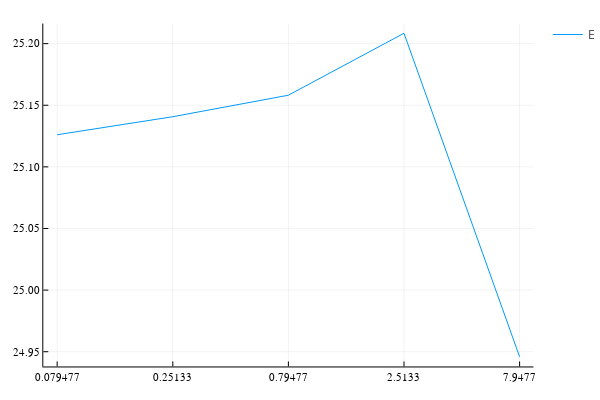

Source (notebook cell):
### Code cell
plot(convert.(Float64, Eˢⁱᵈ[1:5]), label ="E")
xticks!(1:5, γᵗˣᵗ[1:5])

### Figure 1 — Plotly figure (JSON) as saved in the notebook; plotly's stock layout.template omitted (floating-point values rounded to 4 significant figures)
{"data": [{"colorbar": {"title": ""}, "legendgroup": "E", "line": {"color": "rgba(0, 154, 250, 1.000)", "dash": "solid", "shape": "linear", "width": 1}, "mode": "lines", "name": "E", "showlegend": true, "type": "scatter", "x": [1, 2, 3, 4, 5], "xaxis": "x", "y": [25.13, 25.14, 25.16, 25.21, 24.95], "yaxis": "y", "zmax": null, "zmin": null}], "layout": {"annotations": [], "height": 400, "legend_position": {"bgcolor": "rgba(255, 255, 255, 1.000)", "bordercolor": "rgba(0, 0, 0, 1.000)", "borderwidth": 1, "font": {"color": "rgba(0, 0, 0, 1.000)", "family": "sans-serif", "size": 11}, "title": {"font": {"color": "rgba(0, 0, 0, 1.000)", "family": "sans-serif", "size": 15}, "text": ""}, "tracegroupgap": 0, "traceorder": "normal", "x": 1, "xanchor": "auto", "y": 1, "yanchor": "auto"}, "margin": {"b": 20, "l": 0, "r": 0, "t": 20}, "paper_bgcolor": "rgba(255, 255, 255, 1.000)", "plot_bgcolor": "rgba(255, 255, 255, 1.000)", "showlegend": true, "width": 600, "xaxis": {"anchor": "y", "domain": [0.08064, 0.9934], "gridcolor": "rgba(0, 0, 0, 0.100)", "gridwidth": 0.5, "linecolor": "rgba(0, 0, 0, 1.000)", "mirror": false, "range": [0.88, 5.12], "showgrid": true, "showline": true, "showticklabels": true, "tickangle": 0, "tickcolor": "rgb(0, 0, 0)", "tickfont": {"color": "rgba(0, 0, 0, 1.000)", "family": "sans-serif", "size": 11}, "tickmode": "array", "ticks": "inside", "ticktext": ["0.079477", "0.25133", "0.79477", "2.5133", "7.9477"], "tickvals": [1, 2, 3, 4, 5], "title": "", "titlefont": {"color": "rgba(0, 0, 0, 1.000)", "family": "sans-serif", "size": 15}, "type": "-", "visible": true, "zeroline": false, "zerolinecolor": "rgba(0, 0, 0, 1.000)"}, "yaxis": {"anchor": "x", "domain": [0.03762, 0.9902], "gridcolor": "rgba(0, 0, 0, 0.100)", "gridwidth": 0.5, "linecolor": "rgba(0, 0, 0, 1.000)", "mirror": false, "range": [24.94, 25.22], "showgrid": true, "showline": true, "showticklabels": true, "tickangle": 0, "tickcolor": "rgb(0, 0, 0)", "tickfont": {"color": "rgba(0, 0, 0, 1.000)", "family": "sans-serif", "size": 11}, "tickmode": "array", "ticks": "inside", "ticktext": ["24.95", "25.00", "25.05", "25.10", "25.15", "25.20"], "tickvals": [24.95, 25, 25.05, 25.1, 25.15, 25.2], "title": "", "titlefont": {"color": "rgba(0, 0, 0, 1.000)", "family": "sans-serif", "size": 15}, "type": "-", "visible": true, "zeroline": false, "zerolinecolor": "rgba(0, 0, 0, 1.000)"}}}
